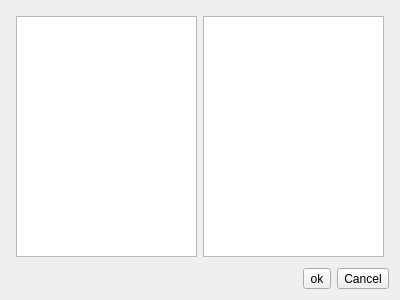
<?xml version="1.0" encoding="UTF-8"?>
<ui version="4.0">
 <class>DebugWidget</class>
 <widget class="QWidget" name="DebugWidget">
  <property name="geometry">
   <rect>
    <x>0</x>
    <y>0</y>
    <width>400</width>
    <height>300</height>
   </rect>
  </property>
  <property name="windowTitle">
   <string>Form</string>
  </property>
  <layout class="QVBoxLayout" name="verticalLayout">
   <item>
    <layout class="QHBoxLayout" name="horizontalLayout">
     <property name="leftMargin">
      <number>5</number>
     </property>
     <property name="topMargin">
      <number>5</number>
     </property>
     <property name="rightMargin">
      <number>5</number>
     </property>
     <property name="bottomMargin">
      <number>5</number>
     </property>
     <item>
      <widget class="QTextEdit" name="currentText"/>
     </item>
     <item>
      <widget class="QTextEdit" name="textEdit"/>
     </item>
    </layout>
   </item>
   <item>
    <layout class="QGridLayout" name="gridLayout">
     <item row="0" column="1">
      <widget class="QToolButton" name="okButton">
       <property name="text">
        <string>ok</string>
       </property>
      </widget>
     </item>
     <item row="0" column="2">
      <widget class="QToolButton" name="cancelButton">
       <property name="text">
        <string>Cancel</string>
       </property>
      </widget>
     </item>
     <item row="0" column="0">
      <spacer name="horizontalSpacer">
       <property name="orientation">
        <enum>Qt::Horizontal</enum>
       </property>
       <property name="sizeHint" stdset="0">
        <size>
         <width>40</width>
         <height>20</height>
        </size>
       </property>
      </spacer>
     </item>
    </layout>
   </item>
  </layout>
 </widget>
 <resources/>
 <connections/>
</ui>
